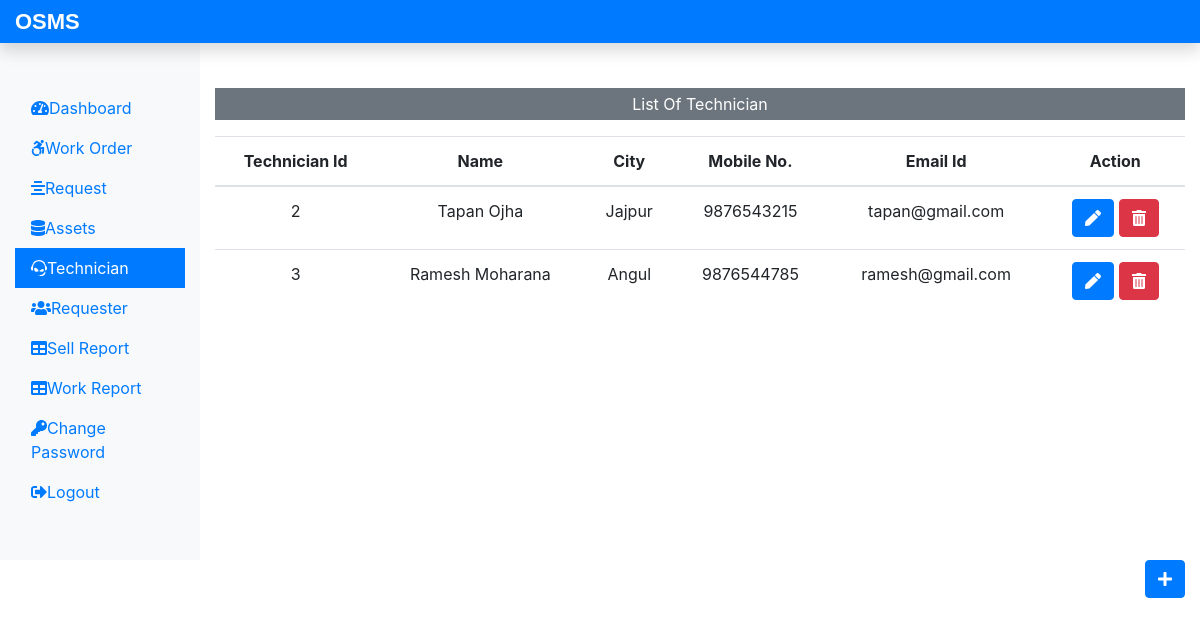
The app's page /admin/technician.php (signed in) with its own data.
### tables this page shows
CREATE TABLE `technician_details` (
  `tech_id` int(11) NOT NULL,
  `tech_name` varchar(50) NOT NULL,
  `tech_city` varchar(30) NOT NULL,
  `tech_mobile` varchar(20) NOT NULL,
  `tech_emailid` varchar(50) NOT NULL
);

### admin/technician.php (the view, shortened to what this page needs)
<?php
include_once('../dbconnection.php');
  include_once('includes/header.php');
?>
<div class="col-md-10 col-sm-9 mt-5 text-center">
    <p class="bg-secondary text-white p-1">List Of Technician</p>
    <?php
      $sql="SELECT * FROM technician_details";
      $result=$conn->query($sql);
      if($result->num_rows > 0){
    ?>
    <table class="table">
      <thead>
        <th>Technician Id</th>
        <th>Name</th>
        <th>City</th>
        <th>Mobile No.</th>
        <th>Email Id</th>
        <th>Action</th>
      </thead>
      <tbody>
        <?php while($row=$result->fetch_assoc()){ ?>
        <tr>
          <td><?php echo $row['tech_id'] ;?></td>
          <td><?php echo $row['tech_name'] ;?></td>
          <td><?php echo $row['tech_city'] ;?></td>
          <td><?php echo $row['tech_mobile'] ;?></td>
          <td><?php echo $row['tech_emailid'] ;?></td>
          <td>
            <form action="edittechnician.php"method="post" class="d-inline">
              <button type="submit" class="btn btn-primary" name="edit" value="Edit"><i class="fas fa-pen"></i></button>
            </form>
            <form action="" method="post" class="d-inline">
            <button type="submit" class="btn btn-danger" name="delete" value="Delete"><i class="fas fa-trash-alt"></i></button>
            </form>
          </td>
        </tr>
        <?php } ?>
      </tbody>
    </table>
    <?php }else{
      echo'<div class="alert alert-info">No User Available</div>';
    } ?>
  </div>
  </div>
  <div class="float-right"><a href="insert_technician.php" class="btn btn-primary"><i class="fas fa-plus"></i></a></div>
    </div>
</body>
</html>

### records on screen
technician_details: tech_id "2", tech_name "Tapan Ojha", tech_city "Jajpur", tech_mobile "9876543215", tech_emailid "tapan@gmail.com"
technician_details: tech_id "3", tech_name "Ramesh Moharana", tech_city "Angul", tech_mobile "9876544785", tech_emailid "ramesh@gmail.com"
